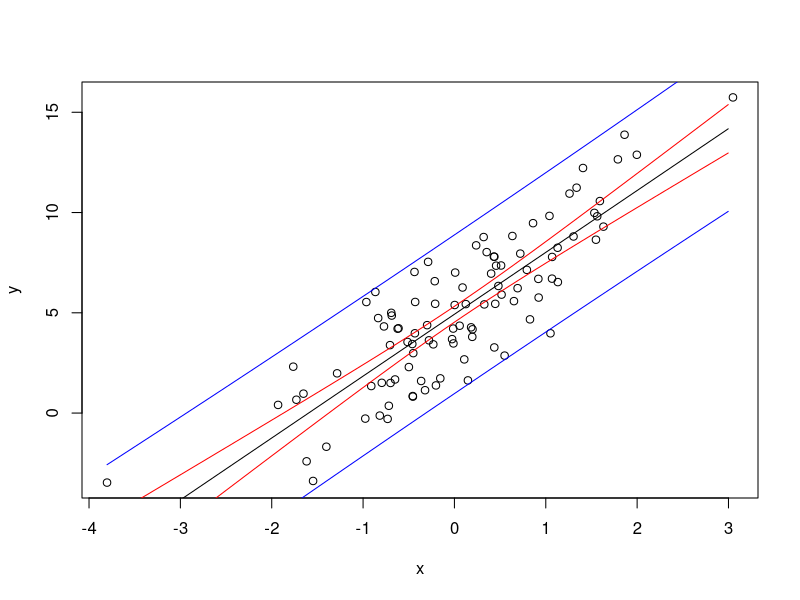
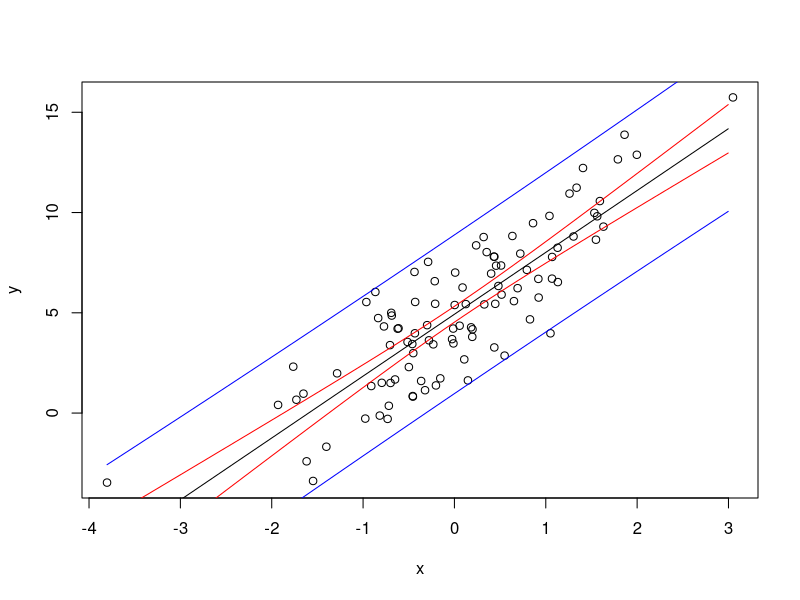

The R source for these figures, in order:
# 単回帰

N <- 100
b0 <- 5
b1 <- 3
x <- rnorm(n = N, mean = 0, sd = 1)
e <- rnorm(n = N, mean = 0, sd = 2)
y <- b0 + b1 * x + e

plot(x, y)

model <- lm(y ~ x) # b0,b1 を予測してくれる
new <- data.frame(x = seq(min(x), max(x), 0.1))
A <- predict(model, new, se.fit = T, interval = "confidence") # 推定平均の95% 推定区間付き
B <- predict(model, new, se.fit = T, interval = "prediction") # 推定データの95% 推定区間付き

lines(as.matrix(new), A$fit[, 1], col = "black")
lines(as.matrix(new), A$fit[, 2], col = "red")
lines(as.matrix(new), A$fit[, 3], col = "red")
lines(as.matrix(new), B$fit[, 2], col = "blue")
lines(as.matrix(new), B$fit[, 3], col = "blue")


# 信頼区間と推定区間を一から求める
# これらのlo,up がfit.se, の信頼区間、A$fit と一致することが確認できる
C <- predict(model, new, se.fit = T)
loC <- C$fit - C$se.fit * qt(0.975, C$df) # qt はt検定の確率点.
upC <- C$fit + C$se.fit * qt(0.975, C$df)
# 推定誤差.平均値のばらつきに、データのばらつきを加えるイメージ
loP <- C$fit - sqrt(C$se.fit^2 + C$residual.scale^2) * qt(0.975, C$df) # qt はt検定の確率点.
upP <- C$fit + sqrt(C$se.fit^2 + C$residual.scale^2) * qt(0.975, C$df)

# 上と各区間が同じになるのが確認できる
plot(x, y)
lines(as.matrix(new), as.matrix(C$fit), col = "black")
lines(as.matrix(new), as.matrix(loC), col = "red")
lines(as.matrix(new), as.matrix(upC), col = "red")
lines(as.matrix(new), as.matrix(loP), col = "blue")
lines(as.matrix(new), as.matrix(upP), col = "blue")
